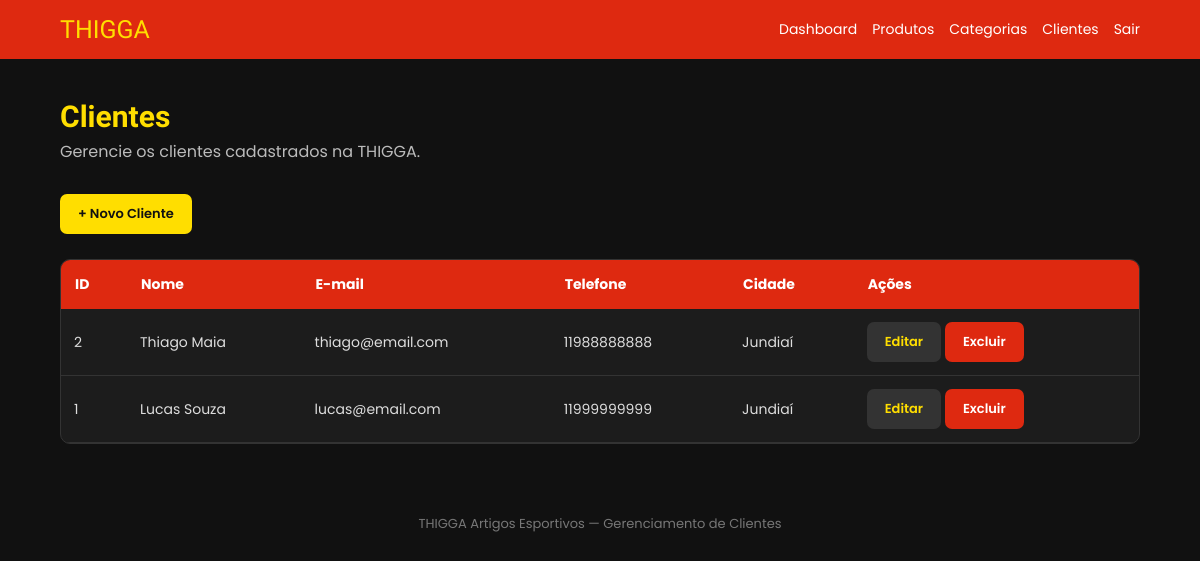
/admin/clientes/listar.php (signed in), run on an earlier commit of the app's database.
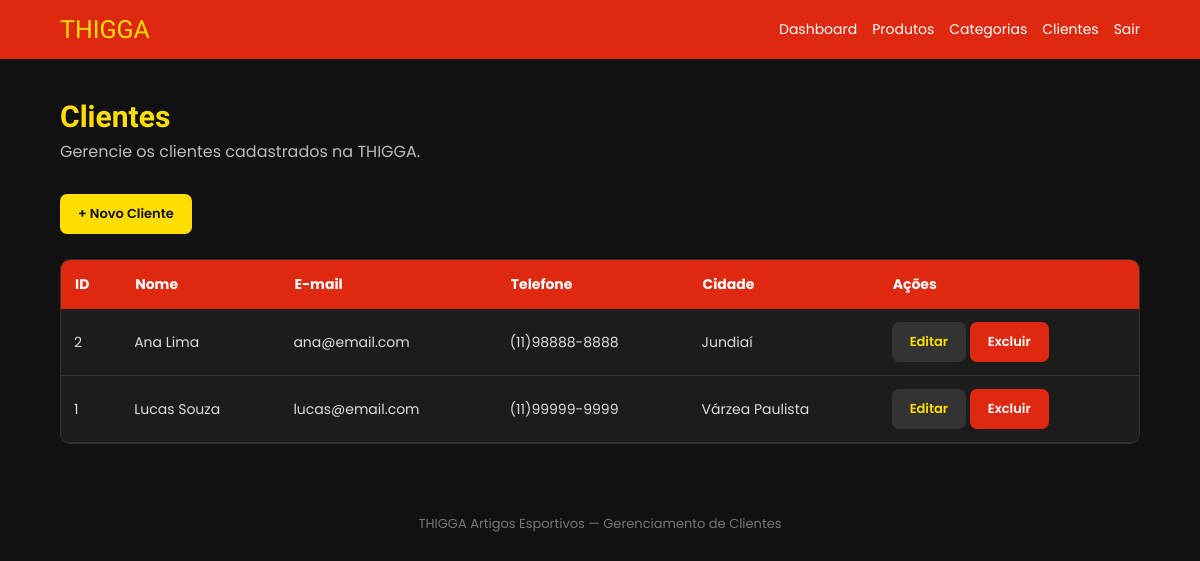
And on a later commit of the database.
### tables this page shows
CREATE TABLE clientes (
    id INT AUTO_INCREMENT PRIMARY KEY,
    nome VARCHAR(100) NOT NULL,
    email VARCHAR(150) NOT NULL UNIQUE,
    senha VARCHAR(255) NOT NULL,
    telefone VARCHAR(20),
    cidade VARCHAR(100),
    criado_em TIMESTAMP DEFAULT CURRENT_TIMESTAMP
);

### admin/clientes/listar.php (the view, shortened to what this page needs)
<?php
require_once "../../config/conexao.php";
$sql = "
    SELECT
        id,
        nome,
        email,
        telefone,
        cidade
    FROM clientes
    ORDER BY id DESC
";
$stmt = $pdo->query($sql);
$clientes = $stmt->fetchAll(PDO::FETCH_ASSOC);
?>
<!DOCTYPE html>
<html lang="pt-BR">
<head>
    <link
        rel="stylesheet"
        href="../../assets/css/admin.css"
    >
</head>
<body>
<header class="admin-header">
    <div class="admin-logo">
        THIGGA
    </div>
    <nav class="admin-menu">
        <a href="../dashboard.php">
            Dashboard
        </a>
        <a href="../produtos/listar.php">
            Produtos
        </a>
        <a href="../categorias/listar.php">
            Categorias
        </a>
        <a href="listar.php">
            Clientes
        </a>
        <a href="../logout.php">
            Sair
        </a>
    </nav>
</header>
<main class="admin-container">
    <div class="admin-titulo">
        <h1>
            Clientes
        </h1>
        <p>
            Gerencie os clientes cadastrados na THIGGA.
        </p>
    </div>
    <div style="margin-bottom:25px;">
        <a
            href="novo.php"
            class="btn-admin btn-novo"
        >
            + Novo Cliente
        </a>
    </div>
    <div class="tabela-container">
        <table class="tabela">
            <thead>
                <tr>
                    <th>
                        ID
                    </th>
                    <th>
                        Nome
                    </th>
                    <th>
                        E-mail
                    </th>
                    <th>
                        Telefone
                    </th>
                    <th>
                        Cidade
                    </th>
                    <th>
                        Ações
                    </th>
                </tr>
            </thead>
            <tbody>
                <?php if (count($clientes) > 0): ?>
                    <?php foreach ($clientes as $cliente): ?>
                        <tr>
                            <td>
                                <?php
                                echo $cliente["id"];
                                ?>
                            </td>
                            <td>
                                <?php
                                echo htmlspecialchars(
                                    $cliente["nome"]
                                );
                                ?>
                            </td>
                            <td>
                                <?php
                                echo htmlspecialchars(
                                    $cliente["email"]
                                );
                                ?>
                            </td>
                            <td>
                                <?php
                                echo htmlspecialchars(
                                    $cliente["telefone"]
                                    ?? "-"
                                );
                                ?>
                            </td>
                            <td>
                                <?php
                                echo htmlspecialchars(
                                    $cliente["cidade"]
                                    ?? "-"
                                );
                                ?>
                            </td>
                            <td>
                                <a
                                    href="editar.php?id=<?php echo $cliente['id']; ?>"
                                    class="btn-admin btn-editar"
                                >
                                    Editar
                                </a>
                                <a
                                    href="excluir.php?id=<?php echo $cliente['id']; ?>"
                                    class="btn-admin btn-excluir"
                                >
                                    Excluir
                                </a>
                            </td>
                        </tr>
                    <?php endforeach; ?>
                <?php endif; ?>
            </tbody>
        </table>
    </div>
</main>
<footer class="admin-footer">
    THIGGA Artigos Esportivos —
    Gerenciamento de Clientes
</footer>
</body>
</html>

### assets/css/admin.css (style rules this page uses)
* { margin: 0; padding: 0; box-sizing: border-box; }
body { font-family: 'Poppins', sans-serif; background: #111111; color: #ffffff; }
.admin-header { background: #DE2910; padding: 15px 5%; display: flex; justify-content: space-between; align-items: center; gap: 20px; }
.admin-logo { font-family: 'Orbitron', sans-serif; color: #FFDE00; font-size: 25px; }
.admin-menu { display: flex; align-items: center; gap: 15px; }
.admin-menu a { color: #ffffff; text-decoration: none; font-size: 14px; transition: 0.3s; }
.admin-container { width: 90%; max-width: 1200px; margin: 40px auto; }
.admin-titulo { margin-bottom: 30px; }
.admin-titulo h1 { font-family: 'Orbitron', sans-serif; color: #FFDE00; font-size: 30px; }
.admin-titulo p { color: #bbbbbb; margin-top: 5px; }
.tabela-container { width: 100%; overflow-x: auto; background: #1c1c1c; border-radius: 10px; border: 1px solid #333; }
.tabela { width: 100%; border-collapse: collapse; min-width: 700px; }
.tabela th { background: #DE2910; color: #ffffff; padding: 14px; text-align: left; font-size: 14px; }
.tabela td { padding: 13px; border-bottom: 1px solid #333; color: #dddddd; font-size: 14px; }
.btn-admin { display: inline-block; padding: 10px 18px; border-radius: 7px; text-decoration: none; font-size: 13px; font-weight: 600; transition: 0.3s; }
.btn-novo { background: #FFDE00; color: #111111; }
.btn-editar { background: #333333; color: #FFDE00; }
.btn-excluir { background: #DE2910; color: #ffffff; }
.admin-footer { text-align: center; padding: 30px 15px; color: #777777; font-size: 13px; }

What changed in the data, as far as the page shows it:
changed clientes "Jundiaí": nome "Thiago Maia" → "Ana Lima"; email "thiago@email.com" → "ana@email.com"; telefone "11988888888" → "(11)98888-8888"
changed clientes "Lucas Souza": telefone "11999999999" → "(11)99999-9999"; cidade "Jundiaí" → "Várzea Paulista"
